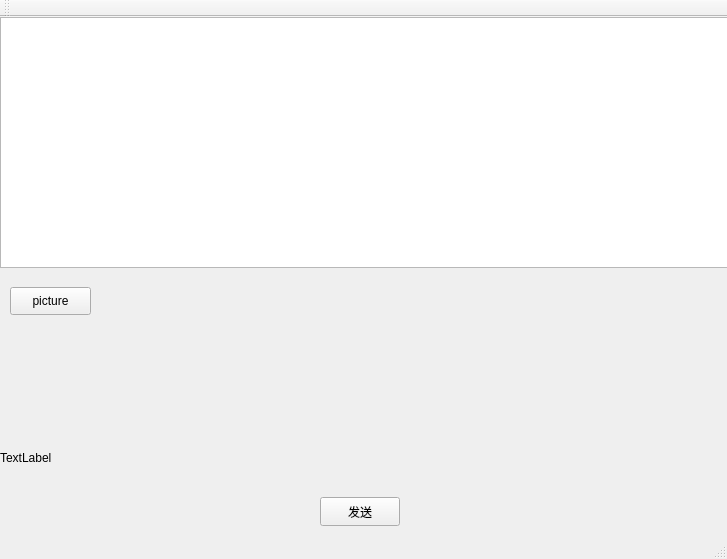
<?xml version="1.0" encoding="UTF-8"?>
<ui version="4.0">
 <class>MainWindow</class>
 <widget class="QMainWindow" name="MainWindow">
  <property name="geometry">
   <rect>
    <x>0</x>
    <y>0</y>
    <width>727</width>
    <height>559</height>
   </rect>
  </property>
  <property name="windowTitle">
   <string>MainWindow</string>
  </property>
  <widget class="QWidget" name="centralWidget">
   <widget class="QPushButton" name="pushButton">
    <property name="geometry">
     <rect>
      <x>320</x>
      <y>480</y>
      <width>80</width>
      <height>29</height>
     </rect>
    </property>
    <property name="text">
     <string>发送</string>
    </property>
   </widget>
   <widget class="QTextEdit" name="textEdit">
    <property name="geometry">
     <rect>
      <x>0</x>
      <y>0</y>
      <width>731</width>
      <height>251</height>
     </rect>
    </property>
    <property name="documentTitle">
     <string/>
    </property>
    <property name="lineWrapColumnOrWidth">
     <number>0</number>
    </property>
    <property name="acceptRichText">
     <bool>false</bool>
    </property>
   </widget>
   <widget class="QLabel" name="label">
    <property name="geometry">
     <rect>
      <x>0</x>
      <y>430</y>
      <width>721</width>
      <height>21</height>
     </rect>
    </property>
    <property name="text">
     <string>TextLabel</string>
    </property>
   </widget>
   <widget class="QToolButton" name="toolButton">
    <property name="geometry">
     <rect>
      <x>10</x>
      <y>270</y>
      <width>81</width>
      <height>28</height>
     </rect>
    </property>
    <property name="text">
     <string>picture</string>
    </property>
   </widget>
  </widget>
  <widget class="QMenuBar" name="menuBar">
   <property name="geometry">
    <rect>
     <x>0</x>
     <y>0</y>
     <width>727</width>
     <height>26</height>
    </rect>
   </property>
  </widget>
  <widget class="QToolBar" name="mainToolBar">
   <attribute name="toolBarArea">
    <enum>TopToolBarArea</enum>
   </attribute>
   <attribute name="toolBarBreak">
    <bool>false</bool>
   </attribute>
  </widget>
  <widget class="QStatusBar" name="statusBar"/>
 </widget>
 <layoutdefault spacing="6" margin="11"/>
 <resources/>
 <connections/>
</ui>
